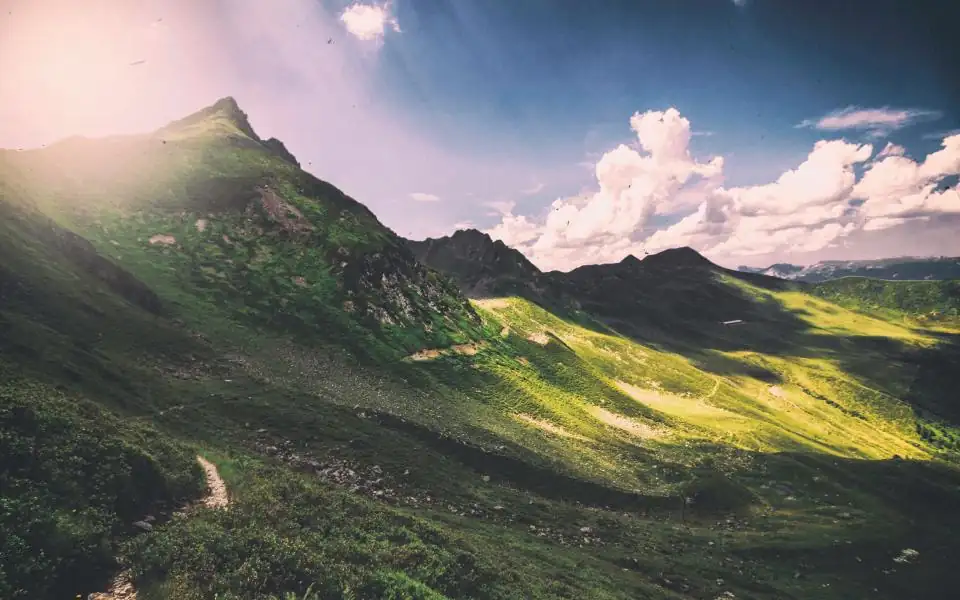
#> input picture assets/photos/0mocm0iqie.webp, 960 x 600 px
$ python -i build-photo-pack.py   (imports and definitions only)
#> lines starting #> are read from the running program, lines starting #| are printed output that depends on the picture
#> further down, picture is the input picture: PIL image 960x600 RGB; mean R, G, B 114.1, 113.6, 107.1
"""Build the bundled social-media photo pack.

Every photo is CC0 (public domain) from StockSnap, found through the Openverse
API and hand-picked for the phone apps: stages, crowds, studios, cars, cities,
pets and the rest of a music star's feed. Faces are avoided on purpose, so the
fictional artist and the people posting about them stay faceless.

    py scripts/photos/build-photo-pack.py [--cache DIR] [--quality 60] [--rebuild]

Reads scripts/photos/photo-picks.json and writes:
  assets/photos/<id>.webp         resized, WebP
  data/photos/photoPack.ts        the typed manifest the app imports
  assets/photos/CREDITS.md        provenance for every file

Needs Pillow (`py -m pip install pillow`).
"""
import argparse, json, os, urllib.request
from PIL import Image, ImageFilter, ImageStat

ROOT = os.path.dirname(os.path.dirname(os.path.dirname(os.path.abspath(__file__))))
UA = 'Mozilla/5.0 (Windows NT 10.0; Win64; x64) AppleWebKit/537.36 (KHTML, like Gecko) Chrome/126.0 Safari/537.36'
MAXW_PORTRAIT, MAXW_LAND = 864, 960


# [8 lines left out: function source, not called in this run]


def focus_of(im):
    """Centroid of edge energy, pulled toward the middle: where cover crops aim."""
    w, h = im.size
#> w = 960; h = 600
    g = im.convert('L').resize((48, max(1, round(48 * h / w))))
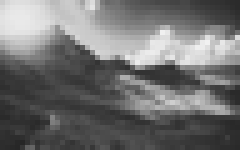
#> g: PIL image 48x30 L (shown 5 times larger); min 38, max 241, mean 113
    e = g.filter(ImageFilter.FIND_EDGES)
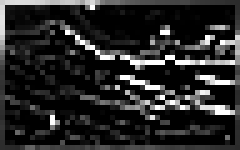
#> e: PIL image 48x30 L (shown 5 times larger); min 0, max 255, mean 39.8
    px = e.load()
    gw, gh = e.size
#> gw = 48; gh = 30
    sx = sy = tot = 0.0
    for y in range(1, gh - 1):
        for x in range(1, gw - 1):
            v = px[x, y] ** 1.5
            sx += v * x
            sy += v * y
            tot += v
#> after the loop, sx = 15145811.5; sy = 7426405.6; tot = 506900.2
    fx = sx / tot / gw if tot else 0.5
#> fx = 0.622
    fy = sy / tot / gh if tot else 0.5
#> fy = 0.488
    return round(0.5 + (fx - 0.5) * 0.7, 3), round(0.5 + (fy - 0.5) * 0.7, 3)


# [87 lines left out: function main, not called in this run]


# [2 lines not run here, left out]

>>> from PIL import Image
>>> picture = Image.open('../../assets/photos/0mocm0iqie.webp')
>>> result = focus_of(picture)
#> result = (0.586, 0.492)

$ run again, on assets/photos/2724c9a9de.webp
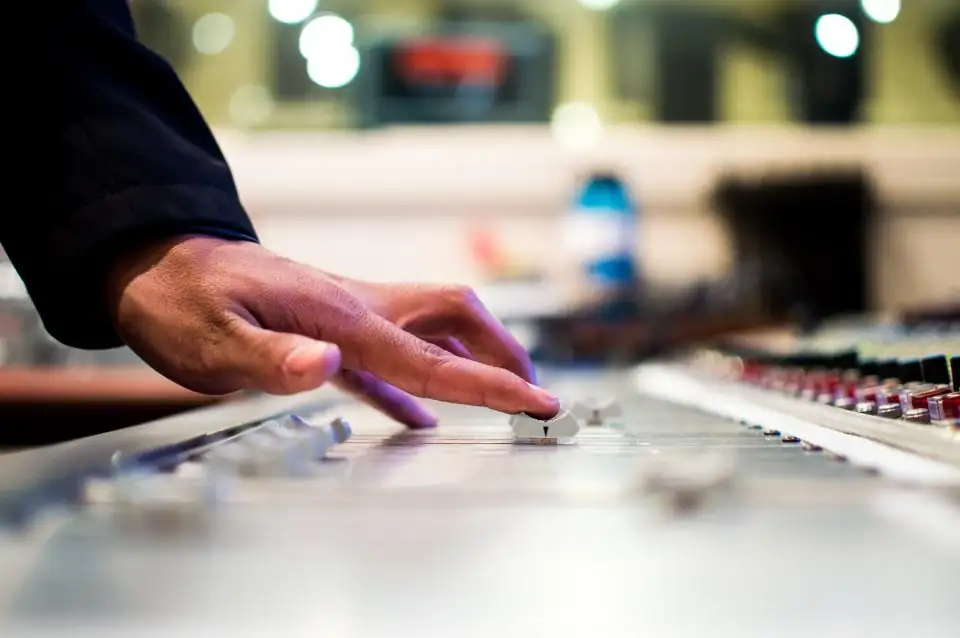
#> input picture assets/photos/2724c9a9de.webp, 960 x 638 px
#> picture is the input picture: PIL image 960x638 RGB; mean R, G, B 153.3, 143.7, 134.8
#> in focus_of, `g = im.convert('L').resize((48, max(1, round(48 * h / w))))`:
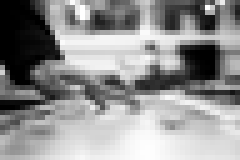
#> g: PIL image 48x32 L (shown 5 times larger); min 0, max 255, mean 145.5
#> in focus_of, `e = g.filter(ImageFilter.FIND_EDGES)`:
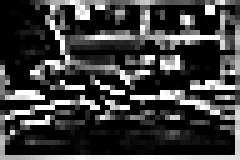
#> e: PIL image 48x32 L (shown 5 times larger); min 0, max 255, mean 63.7
#> after the loop in focus_of, `for y in range(1, gh - 1):`: sx = 24051501.7; sy = 13420679.2; tot = 976623.1
#> fx = 0.513
#> fy = 0.429
#> result = (0.509, 0.451)
